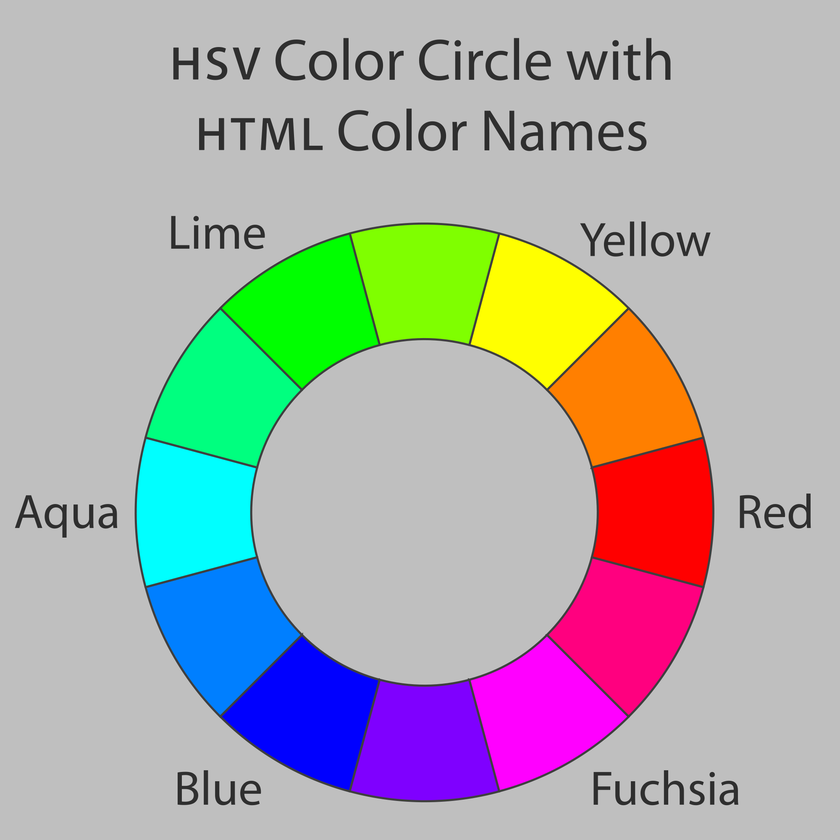
%> input picture CVLabes/CV-lab1/colourImage.png, 840 x 840 px, shrunk from 2000 x 2000 before the run
$ octave colourNameRecognition.m   (GNU Octave 9; MATLAB toolbox functions it lacks are replaced by stand-ins)
%> lines starting %> are read from the running program, lines starting %| are printed output that depends on the picture; in (x1, y1, x2, y2) boxes, pixels count from 0 and x2, y2 are one past the last pixel; in counts of white or black regions, pixels touching at a corner belong together; the program's own positions count from 1
% for task-3: colour name recognition

% clean un-relatived items
clc
clear

% read in the following colour image
img = imread('colourImage.png');
%> img is the input picture: size 840x840x3 uint8; mean R, G, B 171.3, 171.3, 171.3
imgGray = rgb2gray(img);
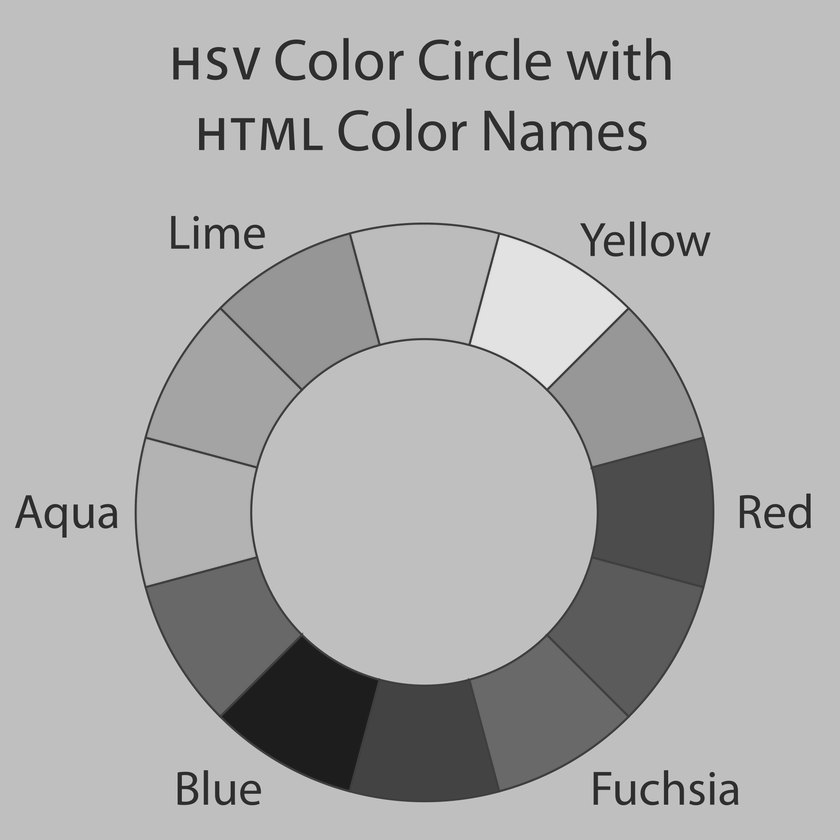
%> imgGray: size 840x840 uint8; min 26, max 226, mean 171.3

% convert it to three images: H,S,V
imgHSV = rgb2hsv(img);
%> imgHSV: size 840x840x3 double; mean H, S, V 0.112, 0.232, 0.787

H = imgHSV(:,:,1);
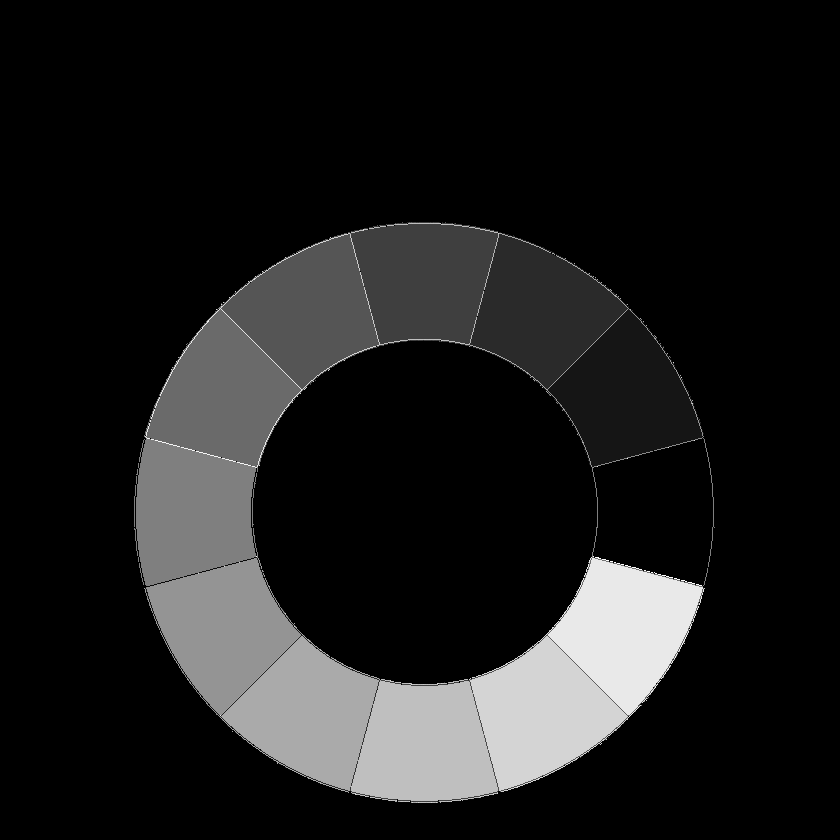
%> H: size 840x840 double; min 0, max 0.999, mean 0.112
S = imgHSV(:,:,2);
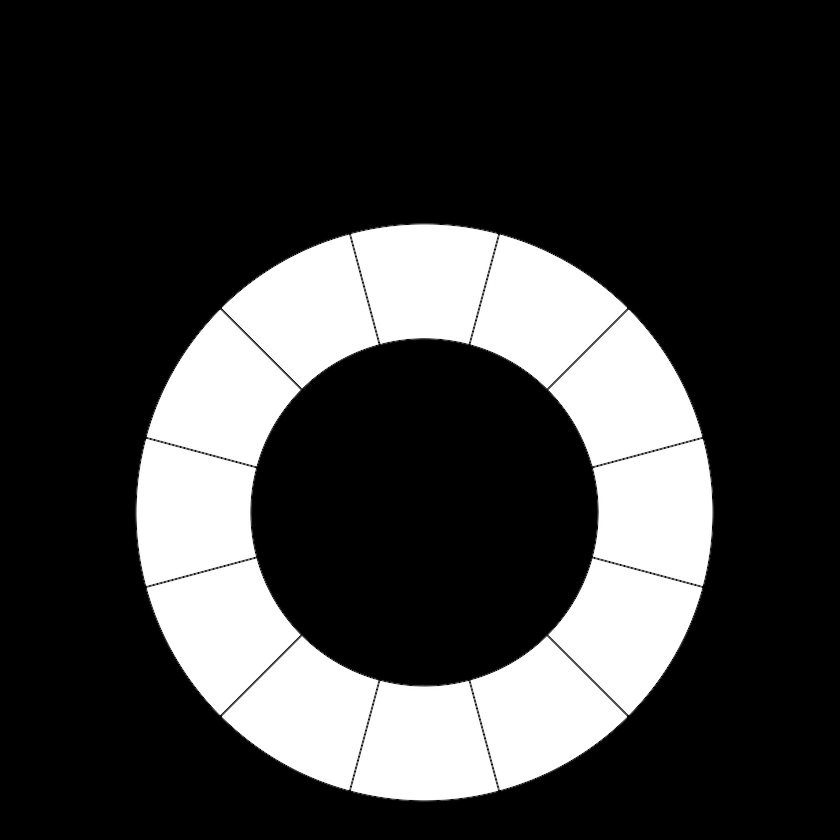
%> S: size 840x840 double; min 0, max 1, mean 0.232
V = imgHSV(:,:,3);
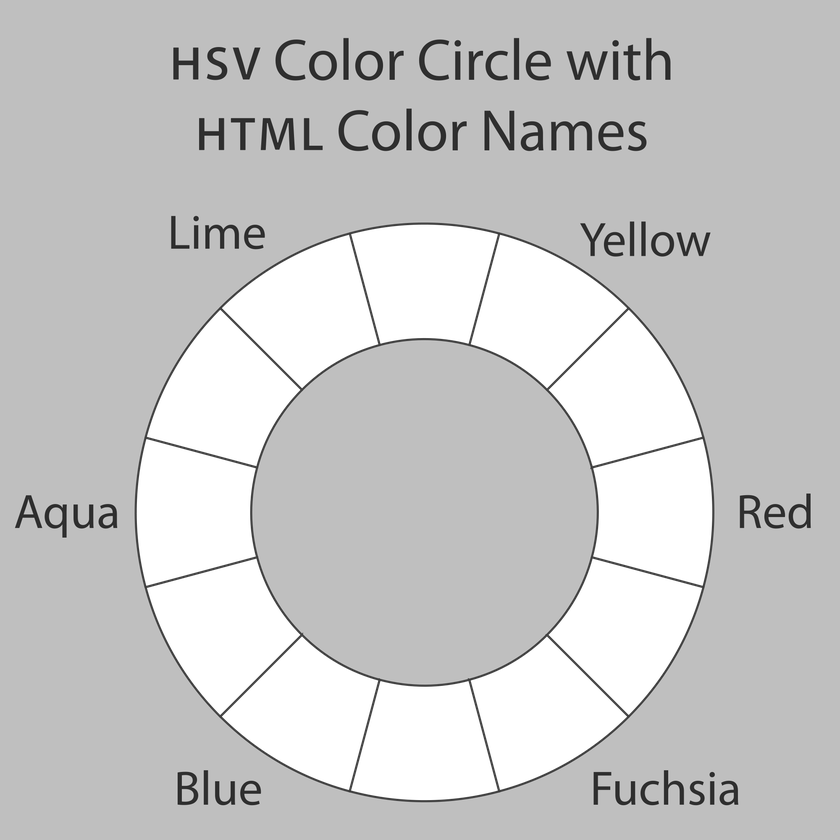
%> V: size 840x840 double; min 0.102, max 1, mean 0.787

% display the H,S,V images as greyscale images in a 2 x 2 panel
figure(1);
subplot(2,2,1), imshow(imgGray), title('Gray Figure');
subplot(2,2,2), imshow(H), title('H Figure');
subplot(2,2,3), imshow(S), title('S Figure');
subplot(2,2,4), imshow(V), title('V Figure');

% print the computed 12 H-values next to the 12 regions in the image
% consider of the background colour hue value and 12 hue value, apply
% saturation to get connect components (the same coordinate position in H S)
CC = bwconncomp(S);
%> CC = 2 connected components
regionsNum = CC.NumObjects;
%> regionsNum = 2
s = regionprops(CC,'Centroid');
%> s = 2 regions; Centroid: [425 512.9], [233 732]
centroids = cat(1, s.Centroid);
%> centroids = [425 512.9; 233 732]

inputImage = img;

for regionIndex = 1 : regionsNum

    region = CC.PixelIdxList{regionIndex};

    % get the central of this region
    X = round(centroids(regionIndex, 1));
    Y = round(centroids(regionIndex, 2));
    position = [X, Y];

    % using this centroid to get H value in this region
    HValue = H(Y, X);

    % insert the H value
    RGB = insertText(inputImage, position, HValue, 'FontSize', 40, 'BoxOpacity', 0.0, 'AnchorPoint', 'Center');

    % save the inserted output
    inputImage = RGB;

end
%> this loop made 2 passes
%> (X, Y, HValue) on pass 1: (425, 513, 0)
%> (region, X, Y, HValue) on pass 2: (195612, 233, 732, 0.667)
%> pass 1, `RGB = insertText(inputImage, position, HValue, 'FontSize', 40, 'BoxOpa..`:
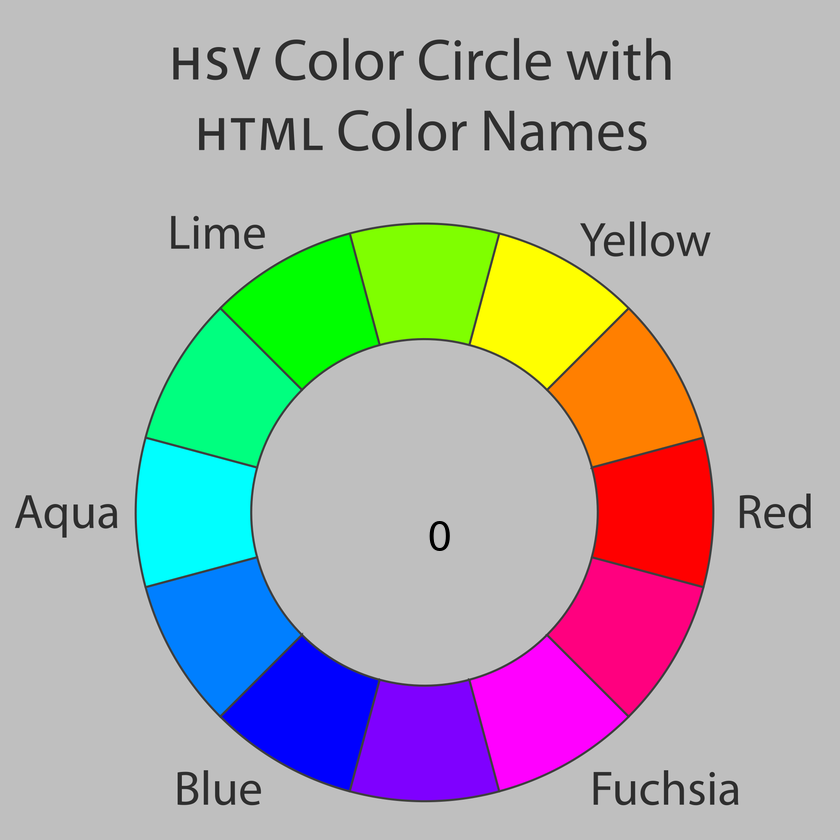
%> RGB: size 840x840x3 uint8; 0.05% of pixels changed, all inside (x1, y1, x2, y2) = (429, 521, 450, 551)
%> pass 2, `RGB = insertText(inputImage, position, HValue, 'FontSize', 40, 'BoxOpa..`:
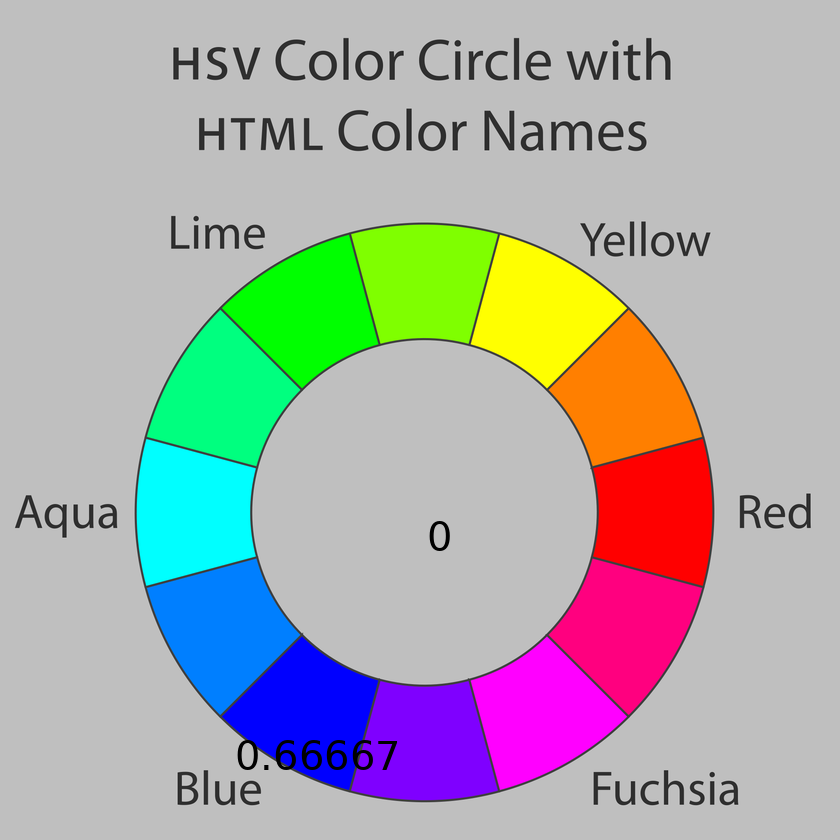
%> RGB: size 840x840x3 uint8; 0.32% of pixels changed, all inside (x1, y1, x2, y2) = (237, 521, 450, 770)

figure(2), imshow(RGB), title('Figure with H values');

$ run again, with CVLabes/CV-lab1/text.png copied over CVLabes/CV-lab1/colourImage.png
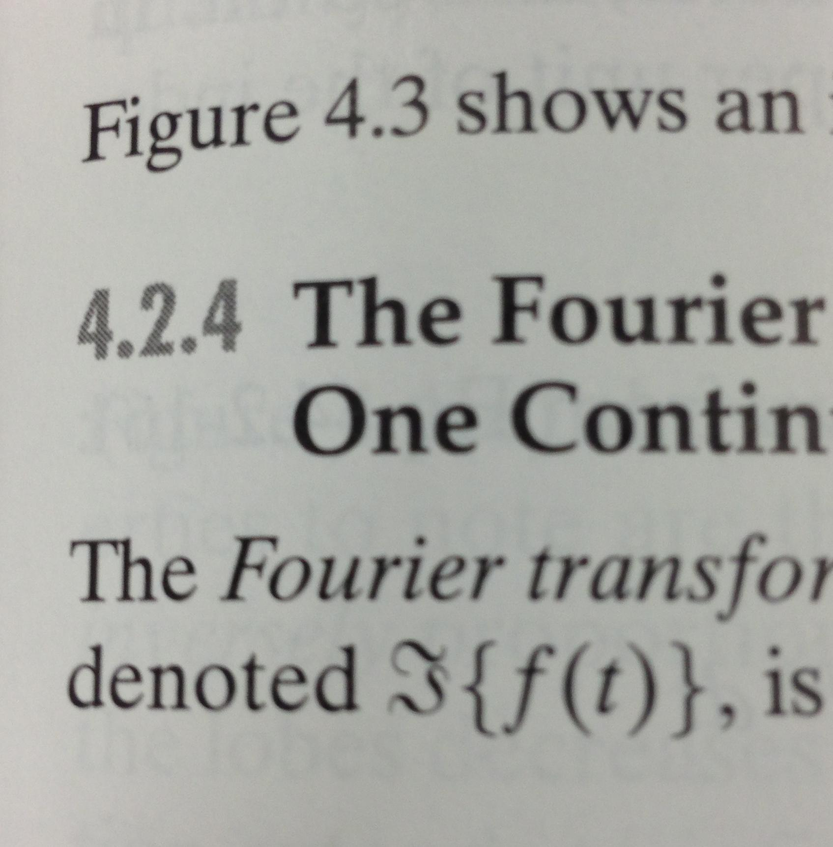
%> input picture CVLabes/CV-lab1/text.png, 833 x 847 px, shrunk from 1695 x 1724 before the run
%> img is the input picture: size 847x833x3 uint8; mean R, G, B 168, 168.8, 163.9
%> imgHSV: size 847x833x3 double; mean H, S, V 0.223, 0.0357, 0.665
%> `S = imgHSV(:,:,2);`:
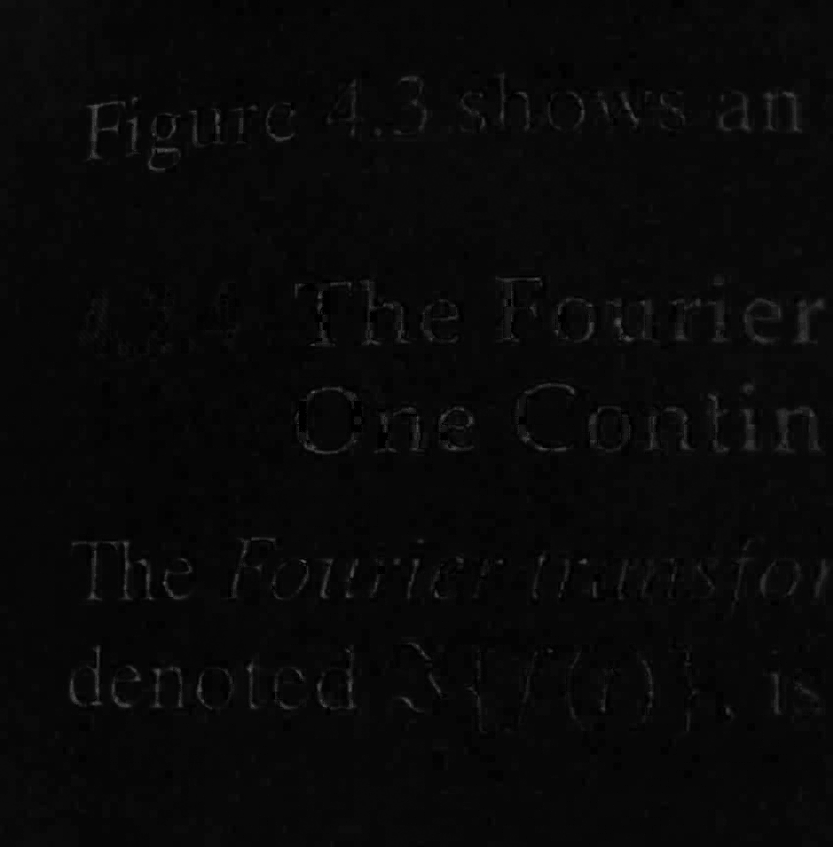
%> S: size 847x833 double; min 0, max 0.356, mean 0.0357
%> CC = 8 connected components
%> regionsNum = 8
%> s = 8 regions; Centroid: [417 424], [302 429], [305 417], [313 287], [327 293], [361 415], [381 569], [382 573]
%> centroids = [417 424; 302 429; 305 417; 313 287; 327 293; 361 415; 381 569; 382 573]
%> the loop `for regionIndex = 1 : regionsNum` made 8 passes
%> (region, X, Y, HValue) on passes 2 to 8: (255376, 302, 429, 0.833), (257905, 305, 417, 0.167), (264551, 313, 287, 0.833), (276415, 327, 293, 0), (305335, 361, 415, 0.667), (322429, 381, 569, 0), (323280, 382, 573, 0.667)
%> `imshow(RGB)`:
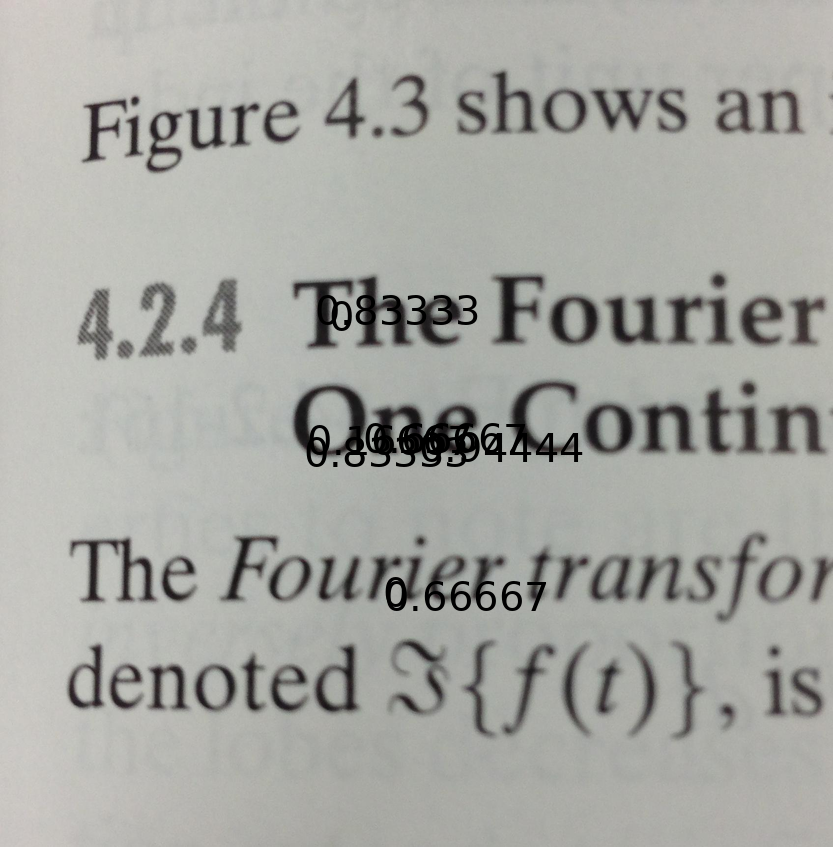
%> displayed picture: size 847x833x3, on the screen's scale of 0 to 255; mean R, G, B 166.5, 167.3, 162.5

$ run again, with CVLabes/CV-lab1/text3.png copied over CVLabes/CV-lab1/colourImage.png
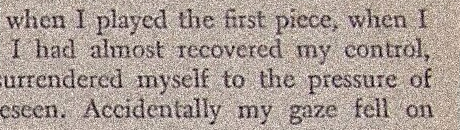
%> input picture CVLabes/CV-lab1/text3.png, 460 x 130 px
%> img is the input picture: size 130x460x3 uint8; mean R, G, B 173.2, 159.8, 152.1
%> imgHSV: size 130x460x3 double; mean H, S, V 0.0796, 0.132, 0.679
%> `V = imgHSV(:,:,3);`:
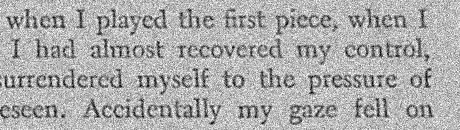
%> V: size 130x460 double; min 0, max 1, mean 0.679
%> CC = 1 connected component
%> regionsNum = 1
%> s = 1 region; Centroid: [230.5 65.5]
%> centroids = [230.5 65.5]
%> the loop `for regionIndex = 1 : regionsNum` made 1 pass
%> (X, Y, HValue) on pass 1: (231, 65, 0.0789)
%> pass 1, `RGB = insertText(inputImage, position, HValue, 'FontSize', 40, 'BoxOpa..`:
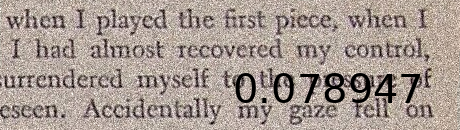
%> RGB: size 130x460x3 uint8; 3.53% of pixels changed, all inside (x1, y1, x2, y2) = (235, 73, 421, 103)
